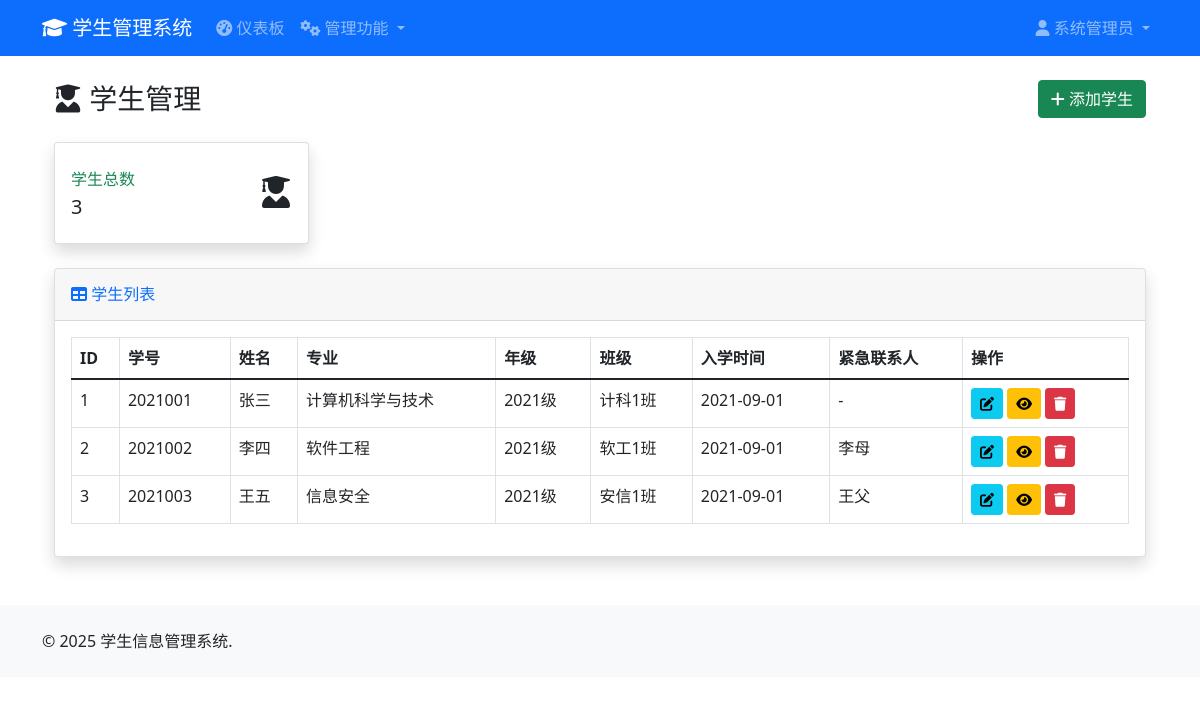
/admin/students (signed in), run on the app's committed database.
### models.py (models this page shows, shortened)
class User(UserMixin, db.Model):
    __tablename__ = 'users'
    id = db.Column(db.Integer, primary_key=True)
    username = db.Column(db.String(80), unique=True, nullable=False)
    email = db.Column(db.String(120), unique=True, nullable=False)
    password_hash = db.Column(db.String(128), nullable=False)
    full_name = db.Column(db.String(100), nullable=False)
    phone = db.Column(db.String(20))
    created_at = db.Column(db.DateTime, default=datetime.datetime.utcnow)
    is_admin = db.Column(db.Boolean, default=False)
    is_active = db.Column(db.Boolean, default=True)

class Student(db.Model):
    __tablename__ = 'students'
    id = db.Column(db.Integer, primary_key=True)
    user_id = db.Column(db.Integer, db.ForeignKey('users.id'), nullable=False)
    student_id = db.Column(db.String(20), unique=True, nullable=False)
    major = db.Column(db.String(100), nullable=False)
    grade = db.Column(db.String(20), nullable=False)  # 年级
    class_name = db.Column(db.String(50))  # 班级
    enrollment_date = db.Column(db.Date, nullable=False)
    birth_date = db.Column(db.Date)
    address = db.Column(db.Text)
    emergency_contact = db.Column(db.String(100))
    emergency_phone = db.Column(db.String(20))
    created_at = db.Column(db.DateTime, default=datetime.datetime.utcnow)
    user = db.relationship('User', backref=db.backref('student_profile', uselist=False))

### app.py (the view)
    @app.route('/admin/students')
    @login_required
    def admin_students():
        if not current_user.is_admin:
            abort(403)
        students = Student.query.all()
        users = User.query.filter_by(is_admin=False).all()
        return render_template('admin/students.html', students=students, users=users)

### templates/admin/students.html (shortened to what this page needs)
{% extends "base.html" %}
{% block content %}
<div class="container-fluid">
    <div class="d-sm-flex align-items-center justify-content-between mb-4">
        <h1 class="h3 mb-0 text-gray-800">
            <i class="fas fa-user-graduate"></i> 学生管理
        </h1>
        <button type="button" class="btn btn-success" data-bs-toggle="modal" data-bs-target="#addStudentModal">
            <i class="fas fa-plus"></i> 添加学生
        </button>
    </div>
    <div class="row">
        <div class="col-xl-3 col-md-6 mb-4">
            <div class="card border-left-success shadow h-100 py-2">
                <div class="card-body">
                    <div class="row no-gutters align-items-center">
                        <div class="col mr-2">
                            <div class="text-xs font-weight-bold text-success text-uppercase mb-1">
                                学生总数
                            </div>
                            <div class="h5 mb-0 font-weight-bold text-gray-800">{{ students|length }}</div>
                        </div>
                        <div class="col-auto">
                            <i class="fas fa-user-graduate fa-2x text-gray-300"></i>
                        </div>
                    </div>
                </div>
            </div>
        </div>
    </div>
    <div class="card shadow mb-4">
        <div class="card-header py-3">
            <h6 class="m-0 font-weight-bold text-primary">
                <i class="fas fa-table"></i> 学生列表
            </h6>
        </div>
        <div class="card-body">
            <div class="table-responsive">
                <table class="table table-bordered" id="dataTable" width="100%" cellspacing="0">
                    <thead>
                        <tr>
                            <th>ID</th>
                            <th>学号</th>
                            <th>姓名</th>
                            <th>专业</th>
                            <th>年级</th>
                            <th>班级</th>
                            <th>入学时间</th>
                            <th>紧急联系人</th>
                            <th>操作</th>
                        </tr>
                    </thead>
                    <tbody>
                        {% for student in students %}
                        <tr>
                            <td>{{ student.id }}</td>
                            <td>{{ student.student_id }}</td>
                            <td>{{ student.user.full_name }}</td>
                            <td>{{ student.major }}</td>
                            <td>{{ student.grade }}</td>
                            <td>{{ student.class_name or '-' }}</td>
                            <td>{{ student.enrollment_date.strftime('%Y-%m-%d') }}</td>
                            <td>{{ student.emergency_contact or '-' }}</td>
                            <td>
                                <button type="button" class="btn btn-sm btn-info"
                                        onclick="editStudent({{ student.id }})"
                                        data-bs-toggle="modal" data-bs-target="#editStudentModal">
                                    <i class="fas fa-edit"></i>
                                </button>
                                <button type="button" class="btn btn-sm btn-warning"
                                        onclick="viewDetails({{ student.id }})">
                                    <i class="fas fa-eye"></i>
                                </button>
                                <button type="button" class="btn btn-sm btn-danger"
                                        onclick="deleteStudent({{ student.id }})">
                                    <i class="fas fa-trash"></i>
                                </button>
                            </td>
                        </tr>
                        {% endfor %}
                    </tbody>
                </table>
            </div>
        </div>
    </div>
</div>
{% endblock %}

### templates/base.html (shortened to what this page needs)
<!DOCTYPE html>
<html lang="zh-CN">
<head>
    <link href="https://cdn.jsdelivr.net/npm/bootstrap@5.1.3/dist/css/bootstrap.min.css" rel="stylesheet">
    <link href="https://cdnjs.cloudflare.com/ajax/libs/font-awesome/6.0.0/css/all.min.css" rel="stylesheet">
</head>
<body>
    <nav class="navbar navbar-expand-lg navbar-dark bg-primary">
        <div class="container">
            <a class="navbar-brand" href="{{ url_for('index') }}">
                <i class="fas fa-graduation-cap"></i> 学生管理系统
            </a>
            <div class="collapse navbar-collapse" id="navbarNav">
                <ul class="navbar-nav me-auto">
                    {% if current_user.is_authenticated %}
                        {% if current_user.is_admin %}
                            <li class="nav-item">
                                <a class="nav-link" href="{{ url_for('admin_dashboard') }}">
                                    <i class="fas fa-tachometer-alt"></i> 仪表板
                                </a>
                            </li>
                            <li class="nav-item dropdown">
                                <a class="nav-link dropdown-toggle" href="#" id="adminDropdown" role="button" data-bs-toggle="dropdown">
                                    <i class="fas fa-cogs"></i> 管理功能
                                </a>
                            </li>
                        {% else %}
                            <li class="nav-item">
                                <a class="nav-link" href="{{ url_for('student_dashboard') }}">
                                    <i class="fas fa-tachometer-alt"></i> 我的仪表板
                                </a>
                            </li>
                        {% endif %}
                    {% endif %}
                </ul>
                <ul class="navbar-nav">
                    {% if current_user.is_authenticated %}
                        <li class="nav-item dropdown">
                            <a class="nav-link dropdown-toggle" href="#" id="userDropdown" role="button" data-bs-toggle="dropdown">
                                <i class="fas fa-user"></i> {{ current_user.full_name }}
                            </a>
                        </li>
                    {% endif %}
                </ul>
            </div>
        </div>
    </nav>
    <main class="container mt-4">
        {% block content %}{% endblock %}
    </main>
    <footer class="bg-light mt-5 py-4">
        <div class="container">
            <div class="row">
                <div class="col-md-6">
                    <p class="mb-0">&copy; 2025 学生信息管理系统.</p>
            </div>
        </div>
    </footer>
</body>
</html>

### data on the page
User: full_name "系统管理员"
Student: id "1", student_id "2021001", user.full_name "张三", major "计算机科学与技术", grade "2021级", class_name "计科1班", enrollment_date "2021-09-01", emergency_contact "-"
Student: id "2", student_id "2021002", user.full_name "李四", major "软件工程", grade "2021级", class_name "软工1班", enrollment_date "2021-09-01", emergency_contact "李母"
Student: id "3", student_id "2021003", user.full_name "王五", major "信息安全", grade "2021级", class_name "安信1班", enrollment_date "2021-09-01", emergency_contact "王父"

### other printed values
{{ students|length }} "3"
